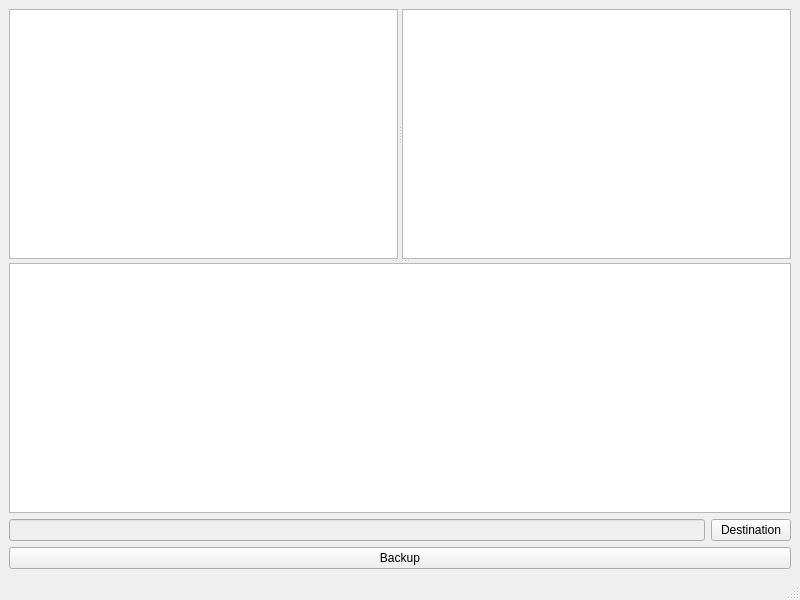
<?xml version="1.0" encoding="UTF-8"?>
<ui version="4.0">
 <class>MainWindow</class>
 <widget class="QMainWindow" name="MainWindow">
  <property name="geometry">
   <rect>
    <x>0</x>
    <y>0</y>
    <width>800</width>
    <height>600</height>
   </rect>
  </property>
  <property name="windowTitle">
   <string>MainWindow</string>
  </property>
  <widget class="QWidget" name="centralwidget">
   <layout class="QGridLayout" name="gridLayout">
    <item row="1" column="0">
     <layout class="QHBoxLayout" name="horizontalLayout">
      <item>
       <widget class="QLineEdit" name="ui_destDisp">
        <property name="enabled">
         <bool>false</bool>
        </property>
       </widget>
      </item>
      <item>
       <widget class="QPushButton" name="ui_destBut">
        <property name="text">
         <string>Destination</string>
        </property>
       </widget>
      </item>
     </layout>
    </item>
    <item row="0" column="0">
     <widget class="QSplitter" name="ui_verticalSplit">
      <property name="sizePolicy">
       <sizepolicy hsizetype="Preferred" vsizetype="Expanding">
        <horstretch>0</horstretch>
        <verstretch>0</verstretch>
       </sizepolicy>
      </property>
      <property name="orientation">
       <enum>Qt::Vertical</enum>
      </property>
      <widget class="QSplitter" name="splitter">
       <property name="orientation">
        <enum>Qt::Horizontal</enum>
       </property>
       <widget class="QTreeView" name="ui_localFileView">
        <property name="dragEnabled">
         <bool>true</bool>
        </property>
        <property name="dragDropMode">
         <enum>QAbstractItemView::DragOnly</enum>
        </property>
        <property name="defaultDropAction">
         <enum>Qt::CopyAction</enum>
        </property>
        <property name="selectionBehavior">
         <enum>QAbstractItemView::SelectRows</enum>
        </property>
        <property name="autoExpandDelay">
         <number>1</number>
        </property>
        <property name="sortingEnabled">
         <bool>false</bool>
        </property>
       </widget>
       <widget class="QTreeView" name="ui_backupFileView">
        <property name="acceptDrops">
         <bool>true</bool>
        </property>
        <property name="dragEnabled">
         <bool>true</bool>
        </property>
        <property name="dragDropOverwriteMode">
         <bool>true</bool>
        </property>
        <property name="dragDropMode">
         <enum>QAbstractItemView::DragDrop</enum>
        </property>
        <property name="defaultDropAction">
         <enum>Qt::MoveAction</enum>
        </property>
        <property name="selectionMode">
         <enum>QAbstractItemView::SingleSelection</enum>
        </property>
        <property name="selectionBehavior">
         <enum>QAbstractItemView::SelectItems</enum>
        </property>
        <property name="autoExpandDelay">
         <number>1</number>
        </property>
        <attribute name="headerVisible">
         <bool>true</bool>
        </attribute>
       </widget>
      </widget>
      <widget class="QTextBrowser" name="ui_log">
       <property name="readOnly">
        <bool>false</bool>
       </property>
      </widget>
     </widget>
    </item>
    <item row="2" column="0">
     <widget class="QPushButton" name="ui_backupBut">
      <property name="text">
       <string>Backup</string>
      </property>
     </widget>
    </item>
   </layout>
  </widget>
  <widget class="QMenuBar" name="menubar">
   <property name="geometry">
    <rect>
     <x>0</x>
     <y>0</y>
     <width>800</width>
     <height>20</height>
    </rect>
   </property>
  </widget>
  <widget class="QStatusBar" name="statusbar"/>
 </widget>
 <resources/>
 <connections/>
</ui>
